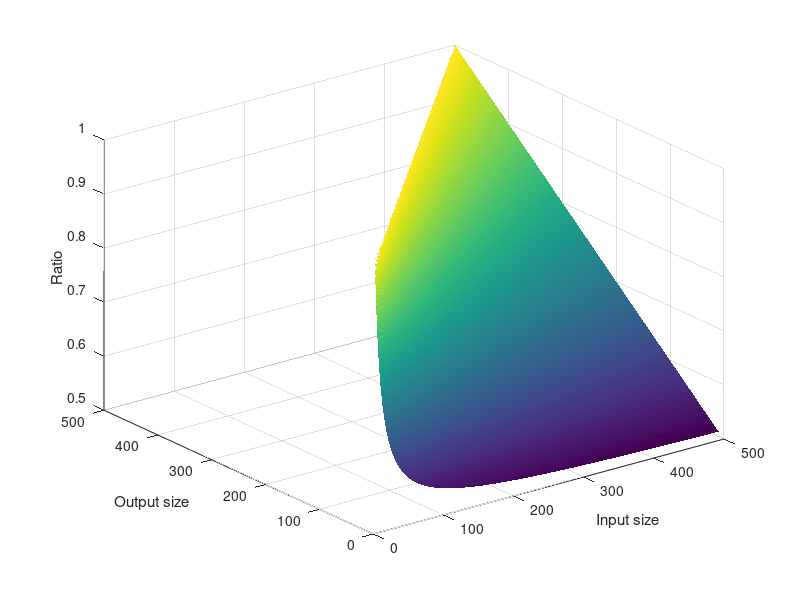

The MATLAB source for this figure:
% X = randi([10,1000],1,500);
X = 10:1:500
Y = 10:1:500
% Y = randi([10,1000],1,500);
[X,Y]=meshgrid(X,Y);
Z = (X+Y-2)./(2.*X-2);
i = find(X<Y & Z>1);
Z(i)=NaN;
% surf(X,Y,Z, 'FaceColor',[0 1 0]);
surf(X,Y,Z,'EdgeColor','none');
xlabel('Input size');
ylabel('Output size');
zlabel('Ratio');
